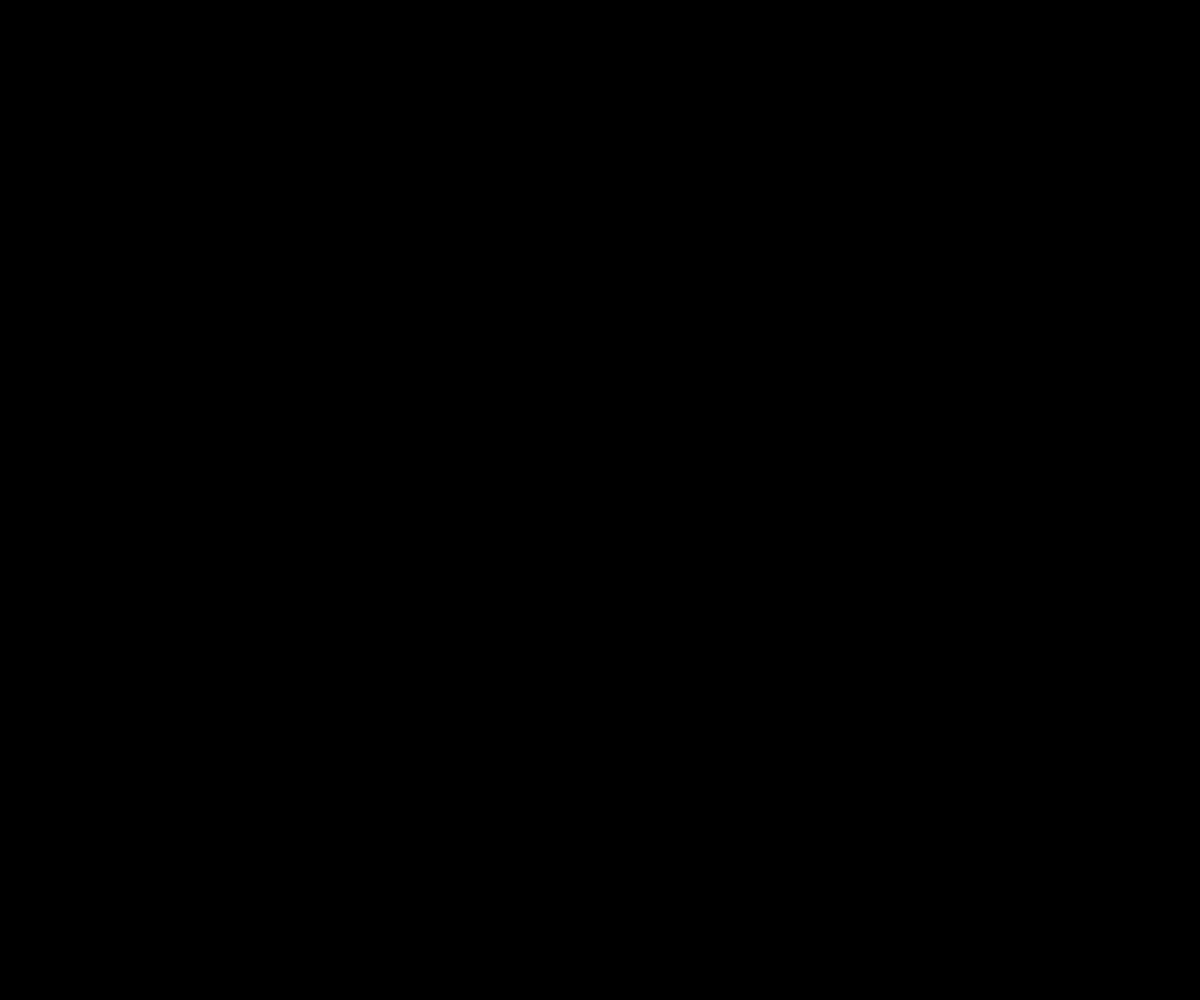
Frame 1 (no input)
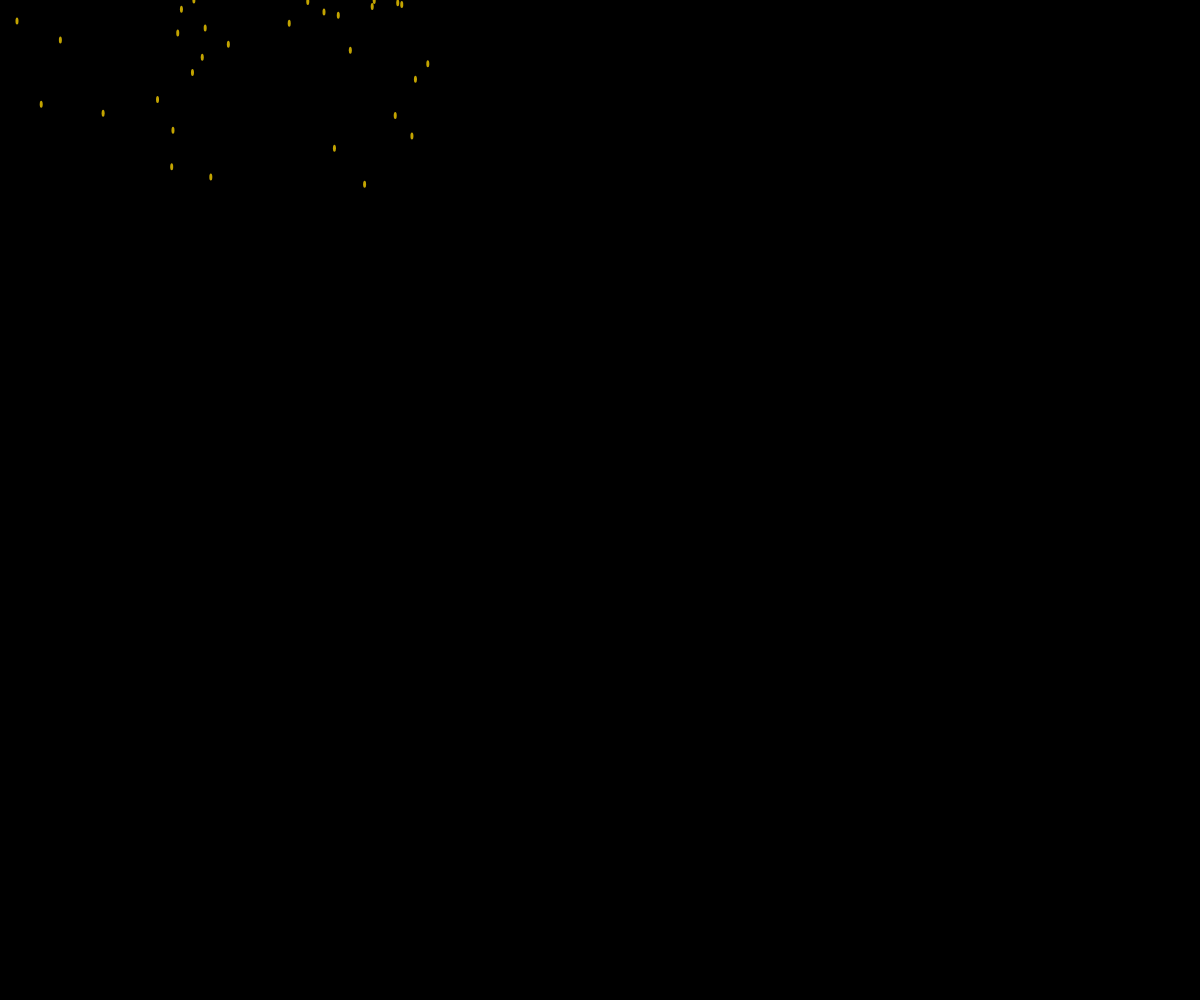
Frame 60 (no input)
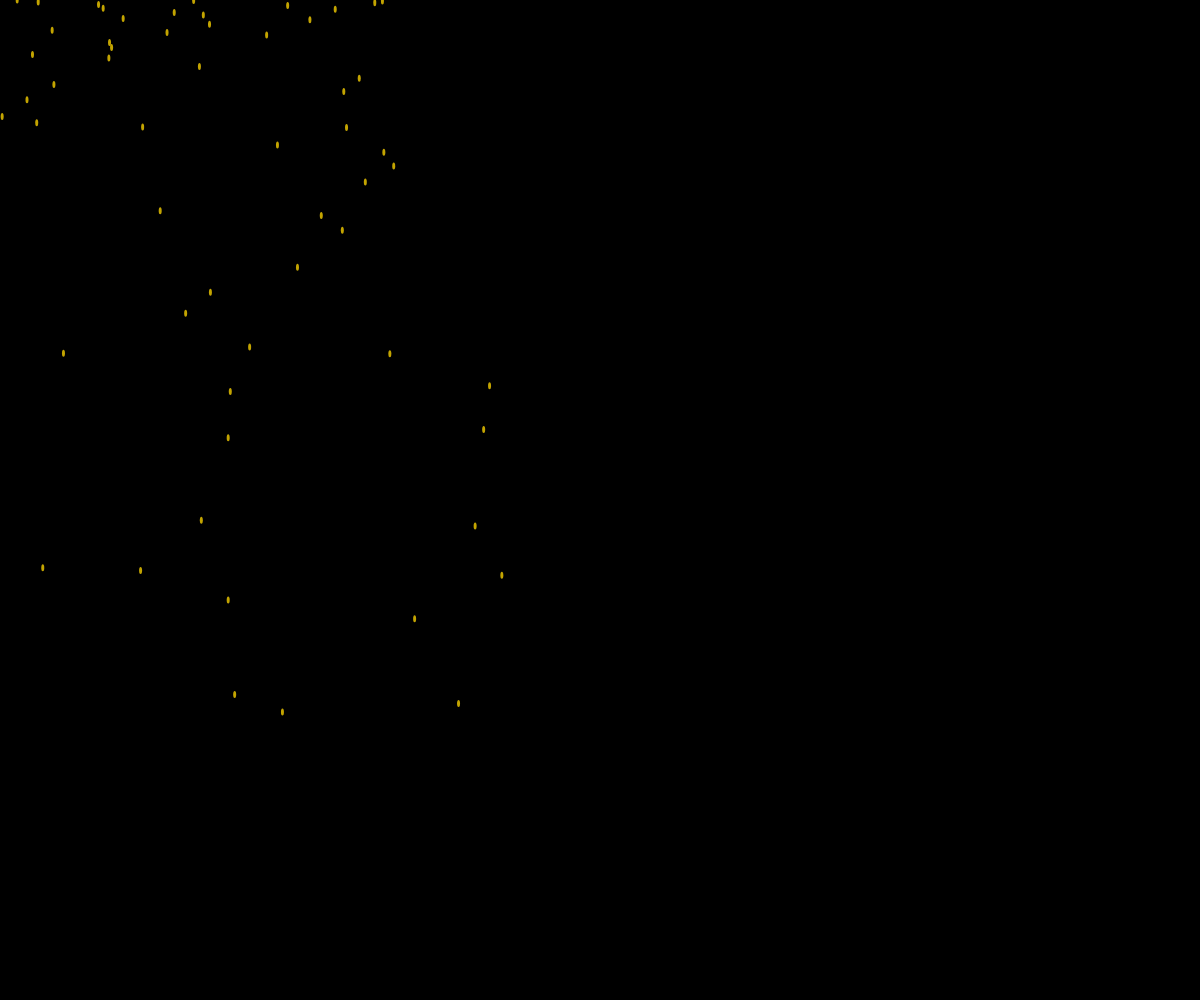
Frame 120 (the mouse pressed at the canvas centre since frame 60)

The p5.js sketch that drew these frames (run headless with seeded random() and noise() and a simulated clock; from frame 60 on, the mouse is pressed at the canvas centre):

// p5.js sketch
// ── sketch.js
let rains = [];


function setup() {
  createCanvas(windowWidth, windowHeight); 
}


function draw() {
  background(0);
  
  if (frameCount % 2 === 0) {
    rains.push(new Walker());
  }
  
  for (let r of rains) {
    r.move();
    r.bb();
    r.show();
  }
}
// ── Walker.js
class Walker {
  
  constructor() {
    this.a = 195;
    this.pos = createVector(random(0,400),0);
    this.vel = createVector(0, 0);
    this.g = createVector(0, 0.1); // 중력
    this.w = 3;
  }
  
  move() {
    // 아주 약한 바람 효과 (좌우로 랜덤하게)
    let wind = random(-0.05, 0.05); 
    
    // 중력 적용
    this.vel.add(this.g);
    // 바람 적용
    //this.vel.x += wind;
    
    let mv = createVector(mouseX,mouseY);
    let nv = p5.Vector.sub(this.pos, mv);
    
    nv.limit(0.045);
    
    this.vel.add(nv);
    
    
    // 위치 업데이트
    this.pos.add(this.vel);
  }
  
  bb() {
    if(this.pos.y >= height) {
      this.vel.y *= -0.4;
    }
  }
  
  show() {
    noStroke();
    fill(255,215,0,this.a);
    ellipse(this.pos.x, this.pos.y, this.w, 7);
  }
}

// ── style.css
html, body {
  margin: 0;
  padding: 0;
  align-content: center;
  text-align: center;
  color: #000000;
  background-color: #ffef13;
}

canvas {
  display: block;
  margin-top: 30px;
  margin-left: auto;
  margin-right: auto;
}
